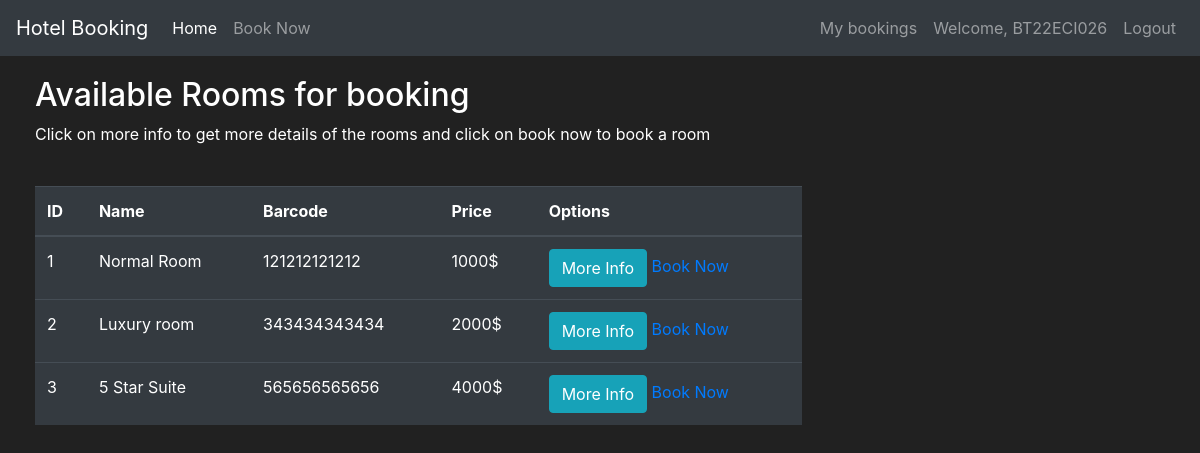
The app's page /market (signed in) with its own data.
### hotel/models.py (models this page shows, shortened)
class User(db.Model, UserMixin):
    id = db.Column(db.Integer(), primary_key=True)
    username = db.Column(db.String(length=30), nullable=False, unique=True)
    email_address = db.Column(db.String(length=50), nullable=False, unique=True)
    password_hash = db.Column(db.String(length=60), nullable=False)
    bookings = db.relationship('booking', backref='user', lazy=True)
    @property
    def password(self):
        return self.password

class Item(db.Model):
    id = db.Column(db.Integer(), primary_key=True)
    name = db.Column(db.String(length=30), nullable=False, unique=True)
    price = db.Column(db.Integer(), nullable=False)
    barcode = db.Column(db.String(length=12), nullable=False, unique=True)
    description = db.Column(db.String(length=1024), nullable=False, unique=True)
    bookings = db.relationship('booking', backref='item', lazy=True)

### hotel/routes.py (the view)
@app.route('/market', methods=['GET', 'POST'])
@login_required
def market_page():
        items=Item.query.all()
        return render_template('market.html',items=items)

### hotel/models.py (called while the page is built)
@login_manager.user_loader
def load_user(user_id):
    return User.query.get(int(user_id))

### hotel/templates/market.html (shortened to what this page needs)
{% extends 'base.html' %}
{% block content %}
<div class="row" style="margin-top:20px; margin-left:20px">
   <div class="col-8">
       <h2>Available Rooms for booking</h2>
       <p>Click on more info to get more details of the rooms and click on book now to book a room</p>
       <br>
      <table class="table table-hover table-dark">
         <thead>
            <tr>
               <th scope="col">ID</th>
               <th scope="col">Name</th>
               <th scope="col">Barcode</th>
               <th scope="col">Price</th>
               <th scope="col">Options</th>
            </tr>
         </thead>
         <tbody>
            {% for item in items %}
            <tr>
               <td>{{ item.id }}</td>
               <td>{{ item.name }}</td>
               <td>{{ item.barcode }}</td>
               <td>{{ item.price }}$</td>
               <td>
                  <button class="btn btn-outline btn-info" data-toggle="modal" data-target="#Modal-MoreInfo-{{ item.id }}">More Info</button>
                  <a href="{{ url_for('bookings_page', type=item.name, cost = item.price) }}" class="button">Book Now</a>
               </td>
            </tr>
            {% endfor %}
         </tbody>
      </table>
   </div>
{% endblock %}

### hotel/templates/base.html (shortened to what this page needs)
<!doctype html>
<html lang="en">
<head>
    <link rel="stylesheet" href="https://cdn.jsdelivr.net/npm/bootstrap@4.5.3/dist/css/bootstrap.min.css"
>
</head>
<body>
    <nav class="navbar navbar-expand-md navbar-dark bg-dark">
        <a class="navbar-brand" href="#">Hotel Booking</a>
        <div class="collapse navbar-collapse" id="navbarNav">
            <ul class="navbar-nav mr-auto">
                <li class="nav-item active">
                    <a class="nav-link" href="{{ url_for('home_page') }}">Home </a>
                </li>
                <li class="nav-item">
                    <a class="nav-link" href="{{ url_for('market_page') }}">Book Now</a>
                </li>
            </ul>
            {% if current_user.is_authenticated %}
            <ul class="navbar-nav">
                <li class="nav-item">
                    <a class="nav-link" href="{{ url_for('show_bookings_page') }}">My bookings</a>
                </li>
                <li class="nav-item">
                    <a class="nav-link">Welcome, {{ current_user.username }}</a>
                </li>
                <li class="nav-item">
                    <a class="nav-link" href="{{ url_for('logout_page') }}">Logout</a>
                </li>
            </ul>
            {% endif %}
        </div>
    </nav>
    {% block content %}
    {% endblock %}
</body>
</html>

### hotel/templates/base.html (style rules this page uses)
body { background-color: #212121; color: white }

### records on screen
User: username "BT22ECI026"
Item: id "1", name "Normal Room", barcode "121212121212", price "1000"
Item: id "2", name "Luxury room", barcode "343434343434", price "2000"
Item: id "3", name "5 Star Suite", barcode "565656565656", price "4000"
